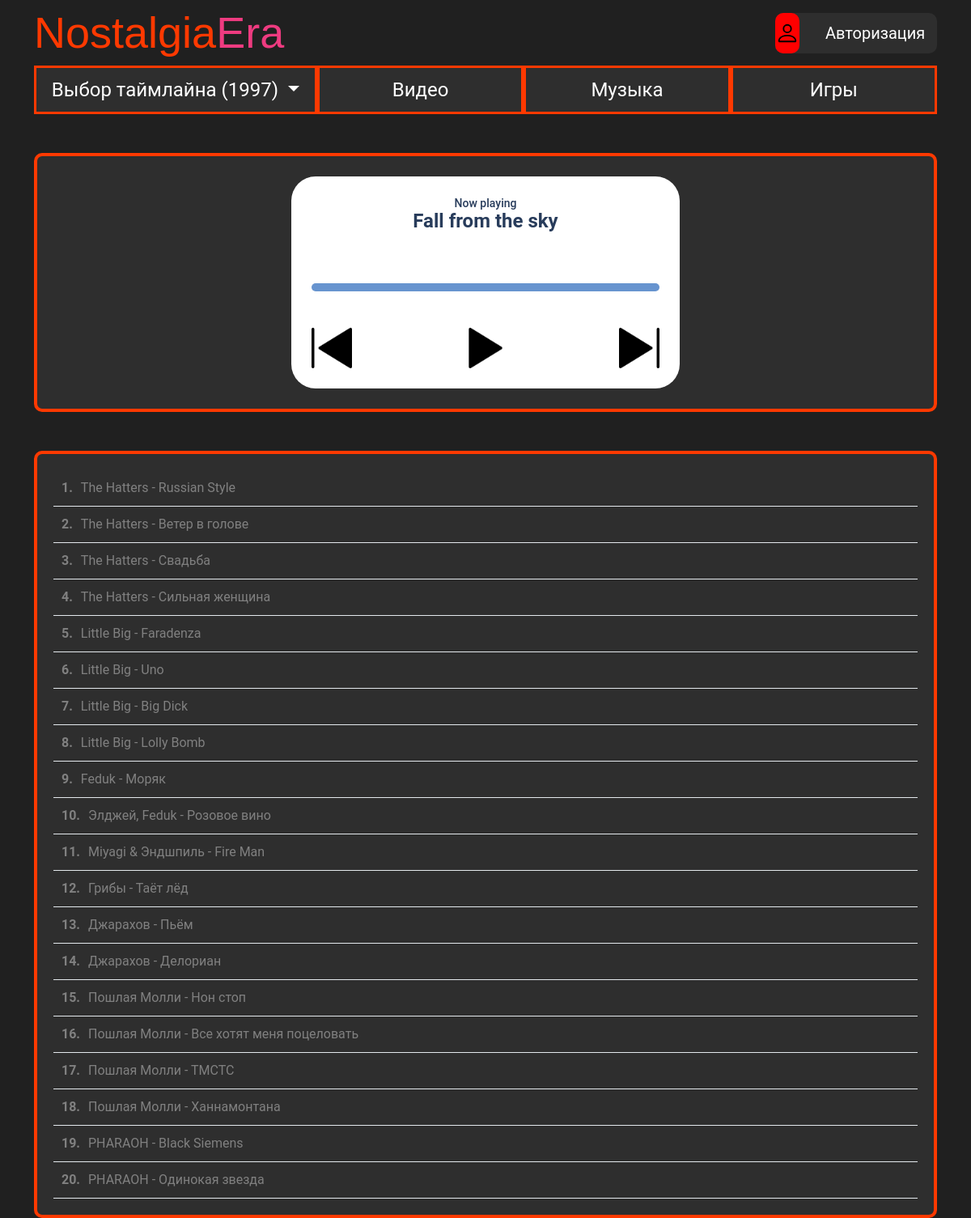
The page /music/2017/?year=1997 on the database its author committed.
### music/models.py (models this page shows, shortened)
class Track(models.Model):
    year = models.ForeignKey(YearFilter, related_name='products', on_delete=models.CASCADE, null=True)
    title = models.CharField(max_length=255)
    file = models.FileField(upload_to='tracks/')  # путь к аудиофайлу
    order = models.PositiveIntegerField(default=0, blank=True)  # порядок воспроизведения, если нужно
    class Meta:
        verbose_name = 'Добавление музыки'

### music/views.py (the view)
# urls.py: path('', music_list, name='musics_index'),
def music_list(request, year_slug=None):
    if not year_slug:
        year_slug = getattr(request, 'global_year_slug', '2017')
    year = get_object_or_404(YearFilter, slug=year_slug)
    musics = Track.objects.filter(year=year)
    return render(request, "music/index.html", {
        "musics": musics,
        'year': year,
        'selected_year': year_slug  # для совместимости
    })

### mysite/context_processors.py (called while the page is built)
def global_year_filter(request):
    return {
        'global_year': getattr(request, 'global_year', '2017'),
        'global_year_slug': getattr(request, 'global_year_slug', '2017'),
        'available_years': [
            {'value': '2017', 'name': '2017'},
            {'value': '2007', 'name': '2007'},
            {'value': '1997', 'name': '1997'},
        ]
    }

### music/templates/music/index.html (shortened to what this page needs)
{% extends 'layouts/base.html' %}
{% load static %}
{% block content %}
<div class="container">
    <div class="row">
        <div class="col col-xl-12 mt-5">
            <div class="wrapper">
                <div class="player" data-year="{{ year.slug }}">
                    <div class="title">Now playing</div>
                    <div class="song">Fall from the sky</div>
                    <div class="progress_container">
                    </div>
                    <div class="buttons-player">
                        <div class="btn-prev"> <img class="btn-player" src='{% static "icons/prev.png" %}' alt="prevpng"></div>
                        <div class="btn-play"><img class="btn-player img_src" src='{% static "icons/play.png" %}' alt="playpng"></div>
                        <div class="btn-next"><img class="btn-player" src='{% static "icons/next.png" %}' alt="nextpng"></div>
                    </div>
                </div>
            </div>
        </div>
    </div>
</div>
<div class="container">
    <div class="row">
        <div class="col col-xl-12 mt-5">
            <div class="track-list">
                {% for music in musics %}
                    <div class="track-item" data-index="{{ forloop.counter0 }}">
                        <span class="track-number"> {{ forloop.counter }}.</span>
                        <span class="track-title">{{ music.title }}</span>
                    </div>
                {% endfor %}
            </div>
        </div>
    </div>
</div>
{% endblock %}

### static/player/player-style.css (style rules this page uses)
:root { --color1: #FF3900; --color2: #EE3B80; --color3: #808080; }
* { margin: 0; padding: 0; box-sizing: border-box; font-family: 'Roboto', sans-serif; }
.wrapper { height: 40vh; width: 100%; display: flex; background: #2E2E2E; border-radius: 10px; border: 4px solid var(--color1); justify-content:center; align-items: center; }
.btn-player { width: 50px; height: auto; cursor: pointer; }
.track-list { max-width: 2000px; margin: 0 auto; background: white; border-radius: 10px; padding: 20px; background: #2E2E2E; border: 4px solid var(--color1); }
.track-item { display: flex; gap: 10px; padding: 10px; cursor: pointer; border-bottom: 1px solid #E4E9ED; }
.track-number { font-weight: bold; }

### rows shown on the page
Track: title "The Hatters - Russian Style"
Track: title "The Hatters - Ветер в голове"
Track: title "The Hatters - Свадьба"
Track: title "The Hatters - Сильная женщина"
Track: title "Little Big - Faradenza"
Track: title "Little Big - Uno"
Track: title "Little Big - Big Dick"
Track: title "Little Big - Lolly Bomb"
Track: title "Feduk - Моряк"
Track: title "Элджей, Feduk - Розовое вино"
Track: title "Miyagi & Эндшпиль - Fire Man"
Track: title "Грибы - Таёт лёд"
Track: title "Джарахов - Пьём"
Track: title "Джарахов - Делориан"
Track: title "Пошлая Молли - Нон стоп"
Track: title "Пошлая Молли - Все хотят меня поцеловать"
Track: title "Пошлая Молли - ТМСТС"
Track: title "Пошлая Молли - Ханнамонтана"
Track: title "PHARAOH - Black Siemens"
Track: title "PHARAOH - Одинокая звезда"

### other values the page prints
{{ global_year }} "1997"
